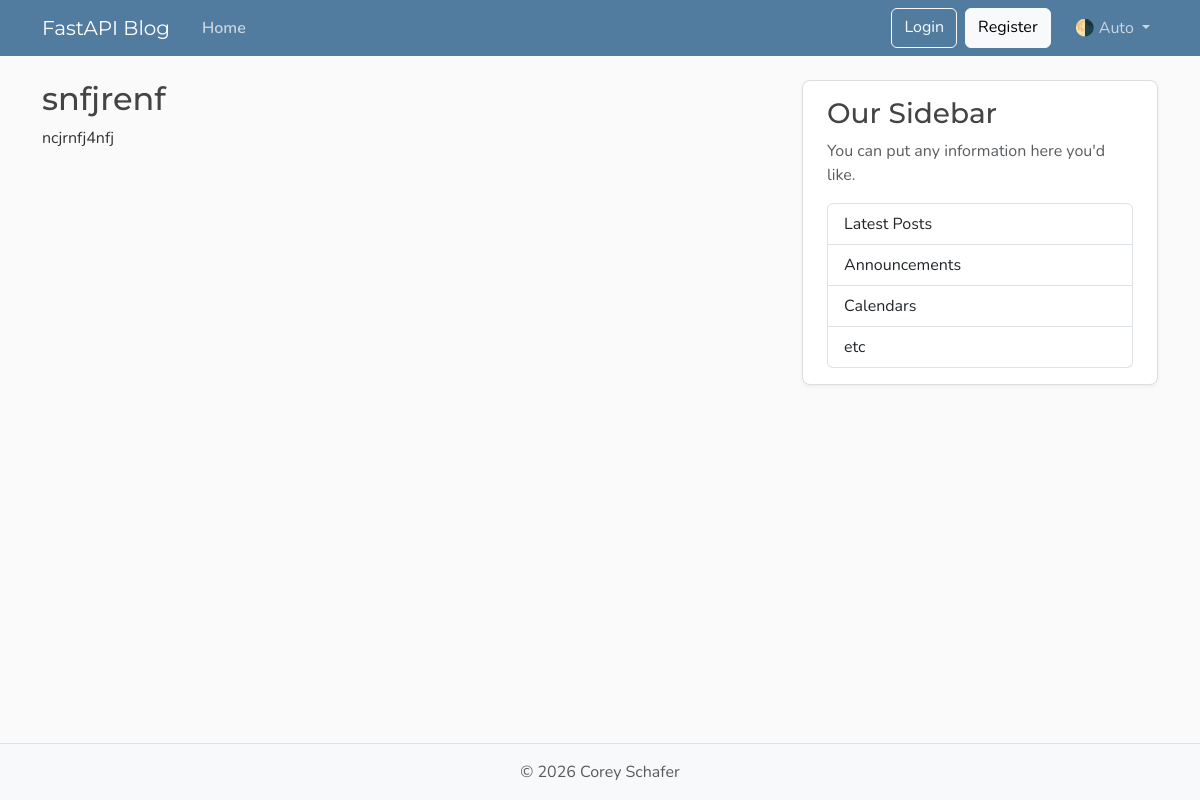
The app's page /posts, older data.
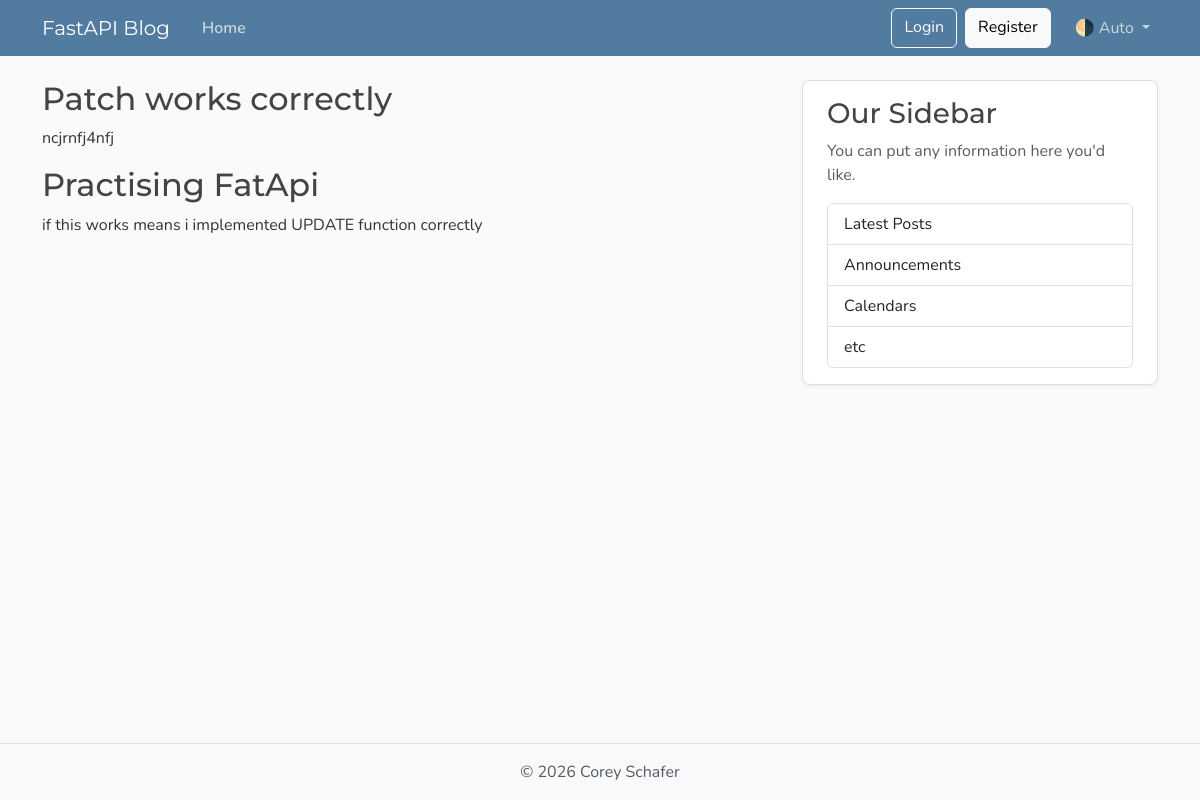
The same page, newer data.
### models.py (models this page shows)
class Post(Base):
    __tablename__ = "posts"
    id: Mapped[int] = mapped_column(Integer, primary_key=True, index=True)
    title: Mapped[str] = mapped_column(String(100), nullable=False)
    content: Mapped[str] = mapped_column(Text, nullable=False)
    user_id: Mapped[int] = mapped_column(
        ForeignKey("users.id"),
        nullable=False,
        index=True,
    )
    date_posted: Mapped[datetime] = mapped_column(
        DateTime(timezone=True),
        default=lambda: datetime.now(UTC),
    )
    author: Mapped[User] = relationship(back_populates="posts")

### main.py (the view)
@app.get("/", include_in_schema=False, name="home")
@app.get("/posts", include_in_schema=False, name="posts")
def home(request: Request, db: Annotated[Session, Depends(get_db)]):
    result = db.execute(select(models.Post))
    posts = result.scalars().all()
    return templates.TemplateResponse(
        request,
        "home.html",
        {"posts": posts, "title": "Home"},
    )

### templates/home.html
{% extends "layout.html" %}
{% block content %}
        {%for post in posts%}
          <h2>{{post.title}}</h2>
          <p>{{post.content}}</p>
        {%endfor%}
{% endblock content %}

### templates/layout.html (shortened to what this page needs)
<!DOCTYPE html>
<html lang="en">
  <head>
    <link href="https://cdn.jsdelivr.net/npm/bootstrap@5.3.8/dist/css/bootstrap.min.css"
          rel="stylesheet"
>
    <link rel="stylesheet"
          type="text/css"
          href="{{ url_for("static", path='css/main.css') }}">
  </head>
  <body class="d-flex flex-column min-vh-100">
    <header class="site-header">
      <nav class="navbar navbar-expand-md bg-steel fixed-top"
           data-bs-theme="dark">
        <div class="container">
          <a class="navbar-brand me-4" href="{{ url_for("home") }}">FastAPI Blog</a>
          <div class="collapse navbar-collapse" id="navbarToggle">
            <div class="navbar-nav me-auto">
              <a class="nav-link active"
                 aria-current="page"
                 href="{{ url_for("home") }}">Home</a>
            </div>
            <div class="navbar-nav">
              <a class="btn btn-outline-light mb-2 mb-md-0 me-md-2" href="#">Login</a>
              <a class="btn btn-light mb-2 mb-md-0 me-md-3" href="#">Register</a>
              <div class="nav-item dropdown">
                <a class="nav-link dropdown-toggle"
                   href="#"
                   role="button"
                   id="bd-theme"
                   data-bs-toggle="dropdown"
                   aria-expanded="false">
                  <span id="bd-theme-text">🌗 Auto</span>
                </a>
              </div>
            </div>
          </div>
        </div>
      </nav>
    </header>
    <main role="main" class="container">
      <div class="row">
        <div class="col-md-8">
          {% block content %}
          {% endblock content %}
        </div>
        <aside class="col-md-4">
          <div class="content-section py-3 px-4 mb-4">
            <h3>Our Sidebar</h3>
            <p class="text-body-secondary">You can put any information here you'd like.</p>
            <ul class="list-group">
              <li class="list-group-item">Latest Posts</li>
              <li class="list-group-item">Announcements</li>
              <li class="list-group-item">Calendars</li>
              <li class="list-group-item">etc</li>
            </ul>
          </div>
        </aside>
      </div>
    </main>
    <footer class="mt-auto py-3 bg-body-tertiary border-top">
      <div class="container text-center">
        <p class="text-body-secondary mb-0">
          © <span id="year"></span> Corey Schafer
        </p>
      </div>
    </footer>
  </body>
</html>

### static/css/main.css (style rules this page uses)
:root { --font-heading: "Montserrat", system-ui, -apple-system, BlinkMacSystemFont, sans-serif; --font-body: "Nunito", system-ui, -apple-system, BlinkMacSystemFont, sans-serif; --color-bg-body: #fafafa; --color-bg-content: #ffffff; --color-text-primary: #333333; --color-text-heading: #444444; --color-steel: #527c9f; --color-nav-link: #cbd5db; --color-nav-link-hover: #ffffff; --color-link-hover: #428bca; --color-border: #dddddd; --color-border-light: #e3e3e3; --spacing-xl: 5rem; --article-img-size: 4rem; --account-img-size: 7.813rem; }
body { font-family: var(--font-body); background: var(--color-bg-body); color: var(--color-text-primary); }
main { padding-top: var(--spacing-xl); }
h1, h2, h3, h4, h5, h6 { font-family: var(--font-heading); color: var(--color-text-heading); }
.navbar-brand { font-family: var(--font-heading); }
a { text-decoration: none; }
.bg-steel { background-color: var(--color-steel); }
.site-header .navbar-nav .nav-link { color: var(--color-nav-link); transition: color 0.2s ease-in-out; }
.site-header .navbar-nav .nav-link.active { font-weight: 600; }
.content-section { background: var(--color-bg-content); border: 1px solid var(--color-border); border-radius: 0.5rem; box-shadow: 0 2px 4px rgba(15, 23, 42, 0.05); transition: box-shadow 0.15s ease, transform 0.15s ease, border-color 0.15s ease; }
[data-bs-theme="dark"] { --color-bg-body: #1a1a1a; --color-bg-content: #2d2d2d; --color-text-primary: #e0e0e0; --color-text-heading: #f0f0f0; --color-border: #404040; --color-border-light: #4a4a4a; }

Row changes from the older to the newer data that the page shows:
changed Post "ncjrnfj4nfj": title "snfjrenf" → "Patch works correctly"
added Post: title "Practising FatApi", content "if this works means i implemented UPDATE function correctly"
